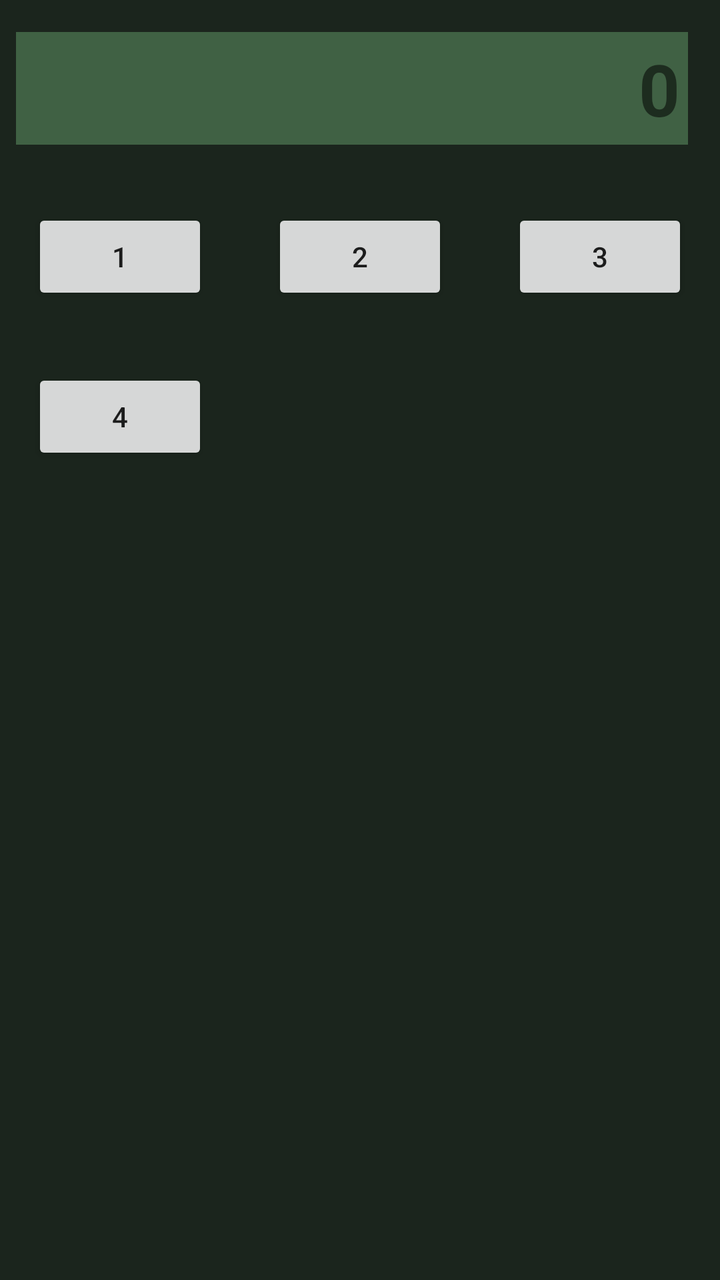
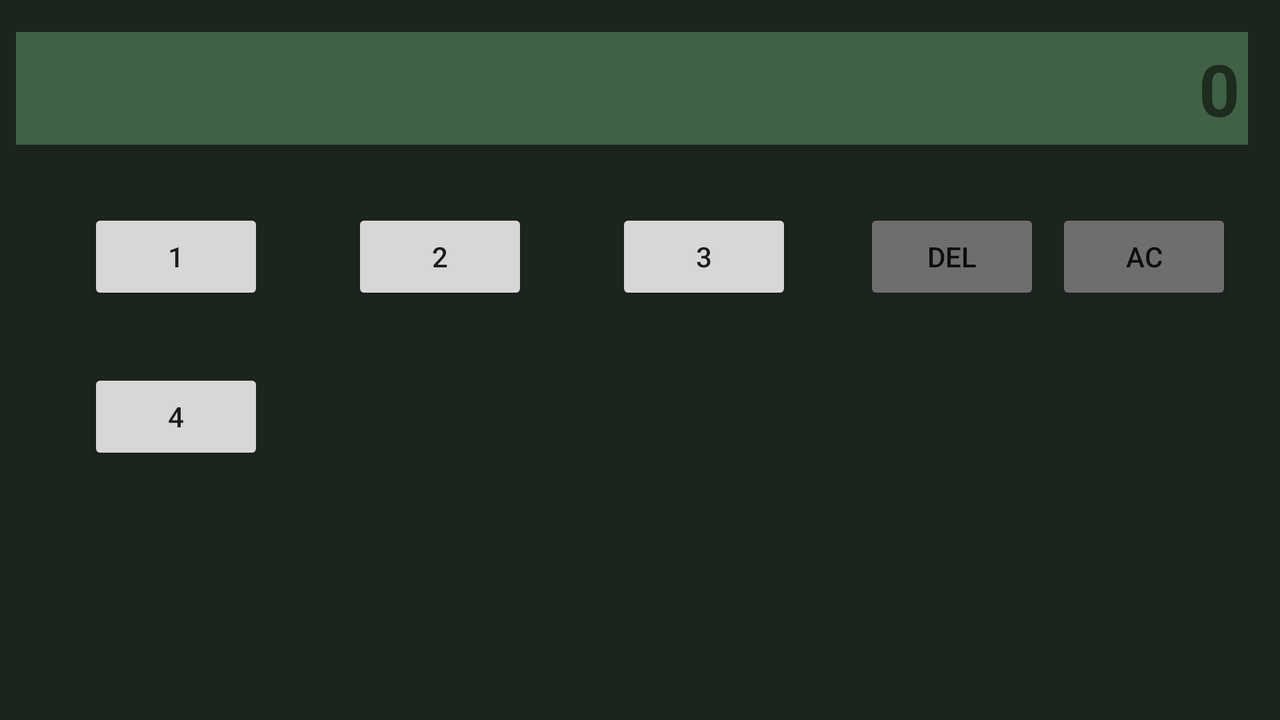

First picture: res/layout/ on a phone held upright. Second picture: the repository's own variant of that layout, on a device whose configuration matches the variant's folder. Source for both follows.
<!-- AndroidManifest.xml: application theme AppTheme -->
<!-- res/layout/calc_screen.xml -->
<?xml version="1.0" encoding="utf-8"?>
<android.support.constraint.ConstraintLayout xmlns:android="http://schemas.android.com/apk/res/android"
    xmlns:app="http://schemas.android.com/apk/res-auto"
    xmlns:tools="http://schemas.android.com/tools"
    android:layout_width="match_parent"
    android:layout_height="match_parent"
    android:background="@color/calcBg"
    tools:context="com.amiru.shenkar2018.CalculatorActivity">

    <TextView
        android:id="@+id/calcScreen"
        android:layout_width="0dp"
        android:layout_height="wrap_content"
        android:layout_marginEnd="16dp"
        android:layout_marginTop="16dp"
        android:background="@color/calcScreenBg"
        android:padding="4dp"
        android:text="0"
        android:textAlignment="textEnd"
        android:textSize="36sp"
        android:textStyle="bold"
        app:layout_constraintEnd_toEndOf="parent"
        app:layout_constraintTop_toTopOf="parent"
        app:layout_constraintStart_toStartOf="parent"
        android:layout_marginStart="8dp" />

    <Button
        android:id="@+id/button"
        android:layout_width="wrap_content"
        android:layout_height="wrap_content"
        android:layout_marginStart="16dp"
        android:layout_marginTop="32dp"
        android:onClick="onDigitClicked"
        android:tag="num"
        android:text="1"
        app:layout_constraintStart_toStartOf="parent"
        app:layout_constraintTop_toBottomOf="@+id/calcScreen" />

    <Button
        android:id="@+id/button2"
        android:layout_width="wrap_content"
        android:layout_height="wrap_content"
        android:layout_marginEnd="8dp"
        android:layout_marginStart="8dp"
        android:onClick="onDigitClicked"
        android:tag="num"
        android:text="2"
        app:layout_constraintBottom_toBottomOf="@+id/button"
        app:layout_constraintEnd_toStartOf="@+id/button3"
        app:layout_constraintStart_toEndOf="@+id/button"
        app:layout_constraintTop_toTopOf="@+id/button" />

    <Button
        android:id="@+id/button3"
        android:layout_width="wrap_content"
        android:layout_height="wrap_content"
        android:layout_marginEnd="16dp"
        android:tag="num"
        android:text="3"
        app:layout_constraintBottom_toBottomOf="@+id/button2"
        app:layout_constraintEnd_toEndOf="parent"
        app:layout_constraintTop_toTopOf="@+id/button2" />

    <Button
        android:id="@+id/button4"
        android:layout_width="wrap_content"
        android:layout_height="wrap_content"
        android:layout_marginStart="16dp"
        android:layout_marginTop="32dp"
        android:text="4"
        app:layout_constraintStart_toStartOf="parent"
        app:layout_constraintTop_toBottomOf="@+id/button" />

</android.support.constraint.ConstraintLayout>
<!-- resources referenced by this layout -->
<resources>
  <color name="calcBg">#1b251d</color>
  <color name="calcScreenBg">#406144</color>
  <style name="AppTheme" parent="Base.Theme.AppCompat.Light.DarkActionBar">
          
  
          <item name="colorPrimary">@color/colorPrimary</item>
          <item name="colorPrimaryDark">@color/colorPrimaryDark</item>
          <item name="colorAccent">@color/colorAccent</item>
      </style>
  <color name="colorPrimary">#3F51B5</color>
  <color name="colorPrimaryDark">#303F9F</color>
  <color name="colorAccent">#FF4081</color>
</resources>
<!-- res/layout-land/calc_screen.xml (the repository's variant of the layout above) -->
<!-- drawn on the phone turned sideways -->
<?xml version="1.0" encoding="utf-8"?>
<android.support.constraint.ConstraintLayout xmlns:android="http://schemas.android.com/apk/res/android"
    xmlns:app="http://schemas.android.com/apk/res-auto"
    xmlns:tools="http://schemas.android.com/tools"
    android:layout_width="match_parent"
    android:layout_height="match_parent"
    android:background="@color/calcBg"
    tools:context="com.amiru.shenkar2018.CalculatorActivity">

    <TextView
        android:id="@+id/calcScreen"
        android:layout_width="0dp"
        android:layout_height="wrap_content"
        android:layout_marginEnd="16dp"
        android:layout_marginStart="8dp"
        android:layout_marginTop="16dp"
        android:background="@color/calcScreenBg"
        android:padding="4dp"
        android:text="0"
        android:textAlignment="textEnd"
        android:textSize="36sp"
        android:textStyle="bold"
        app:layout_constraintEnd_toEndOf="parent"
        app:layout_constraintStart_toStartOf="parent"
        app:layout_constraintTop_toTopOf="parent" />

    <Button
        android:id="@+id/button"
        android:layout_width="wrap_content"
        android:layout_height="wrap_content"
        android:layout_marginEnd="8dp"
        android:layout_marginStart="8dp"
        android:layout_marginTop="32dp"
        android:onClick="onDigitClicked"
        android:tag="num"
        android:text="1"
        app:layout_constraintEnd_toStartOf="@+id/button2"
        app:layout_constraintStart_toStartOf="@+id/calcScreen"
        app:layout_constraintTop_toBottomOf="@+id/calcScreen" />

    <Button
        android:id="@+id/button2"
        android:layout_width="wrap_content"
        android:layout_height="wrap_content"
        android:layout_marginEnd="8dp"
        android:layout_marginStart="8dp"
        android:onClick="onDigitClicked"
        android:tag="num"
        android:text="2"
        app:layout_constraintBottom_toBottomOf="@+id/button"
        app:layout_constraintEnd_toStartOf="@+id/button3"
        app:layout_constraintStart_toEndOf="@+id/button"
        app:layout_constraintTop_toTopOf="@+id/button" />

    <Button
        android:id="@+id/button3"
        android:layout_width="wrap_content"
        android:layout_height="wrap_content"
        android:layout_marginEnd="8dp"
        android:layout_marginStart="8dp"
        android:tag="num"
        android:text="3"
        app:layout_constraintBottom_toBottomOf="@+id/button2"
        app:layout_constraintEnd_toStartOf="@+id/buttonDel"
        app:layout_constraintStart_toEndOf="@+id/button2"
        app:layout_constraintTop_toTopOf="@+id/button2"
        app:layout_constraintVertical_bias="0.0" />

    <Button
        android:id="@+id/button4"
        android:layout_width="wrap_content"
        android:layout_height="wrap_content"
        android:layout_marginStart="0dp"
        android:layout_marginTop="32dp"
        android:text="4"
        app:layout_constraintStart_toStartOf="@+id/button"
        app:layout_constraintTop_toBottomOf="@+id/button" />

    <Button
        android:id="@+id/buttonDel"
        android:layout_width="wrap_content"
        android:layout_height="wrap_content"
        android:layout_marginEnd="8dp"
        android:backgroundTint="@color/opButtonsColor"
        android:text="DEL"
        app:layout_constraintBaseline_toBaselineOf="@+id/button3"
        app:layout_constraintEnd_toStartOf="@+id/buttonAc" />

    <Button
        android:id="@+id/buttonAc"
        android:layout_width="wrap_content"
        android:layout_height="wrap_content"
        android:layout_marginEnd="8dp"
        android:backgroundTint="@color/opButtonsColor"
        android:text="AC"
        app:layout_constraintBaseline_toBaselineOf="@+id/buttonDel"
        app:layout_constraintEnd_toEndOf="@+id/calcScreen" />

</android.support.constraint.ConstraintLayout>
<!-- resources referenced by the variant -->
<!-- as the phone turned sideways resolves them -->
<resources>
  <color name="calcBg">#1b251d</color>
  <color name="calcScreenBg">#406144</color>
  <color name="opButtonsColor">#6e6e6e</color>
  <style name="AppTheme" parent="Base.Theme.AppCompat.Light.DarkActionBar">
          
  
          <item name="colorPrimary">@color/colorPrimary</item>
          <item name="colorPrimaryDark">@color/colorPrimaryDark</item>
          <item name="colorAccent">@color/colorAccent</item>
      </style>
  <color name="colorPrimary">#3F51B5</color>
  <color name="colorPrimaryDark">#303F9F</color>
  <color name="colorAccent">#FF4081</color>
</resources>
